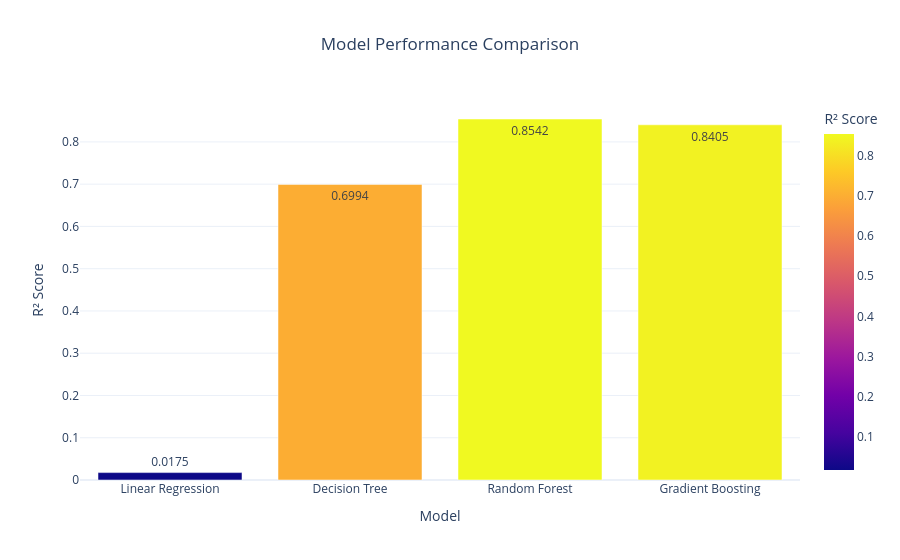

The code cell stored with this chart in its notebook:
### Code cell
fig = px.bar(
    results_df,
    x="Model",
    y="R² Score",
    color="R² Score",
    text="R² Score",
    title="Model Performance Comparison",
    template="plotly_white"
)

fig.update_layout(
    title_x=0.5
)

fig.show()

### Figure 1 — Plotly figure (JSON) as saved in the notebook; plotly's stock layout.template omitted (floating-point values rounded to 4 significant figures)
{"data": [{"hovertemplate": "Model=%{x}<br>R² Score=%{marker.color}<extra></extra>", "legendgroup": "", "marker": {"color": [0.0175, 0.6994, 0.8542, 0.8405], "coloraxis": "coloraxis", "pattern": {"shape": ""}}, "name": "", "orientation": "v", "showlegend": false, "text": [0.0175, 0.6994, 0.8542, 0.8405], "textposition": "auto", "type": "bar", "x": ["Linear Regression", "Decision Tree", "Random Forest", "Gradient Boosting"], "xaxis": "x", "y": [0.0175, 0.6994, 0.8542, 0.8405], "yaxis": "y"}], "layout": {"barmode": "relative", "coloraxis": {"colorbar": {"title": {"text": "R² Score"}}, "colorscale": [[0, "#0d0887"], [0.1111, "#46039f"], [0.2222, "#7201a8"], [0.3333, "#9c179e"], [0.4444, "#bd3786"], [0.5556, "#d8576b"], [0.6667, "#ed7953"], [0.7778, "#fb9f3a"], [0.8889, "#fdca26"], [1, "#f0f921"]]}, "legend": {"tracegroupgap": 0}, "title": {"text": "Model Performance Comparison", "x": 0.5}, "xaxis": {"anchor": "y", "domain": [0, 1], "title": {"text": "Model"}}, "yaxis": {"anchor": "x", "domain": [0, 1], "title": {"text": "R² Score"}}}}
